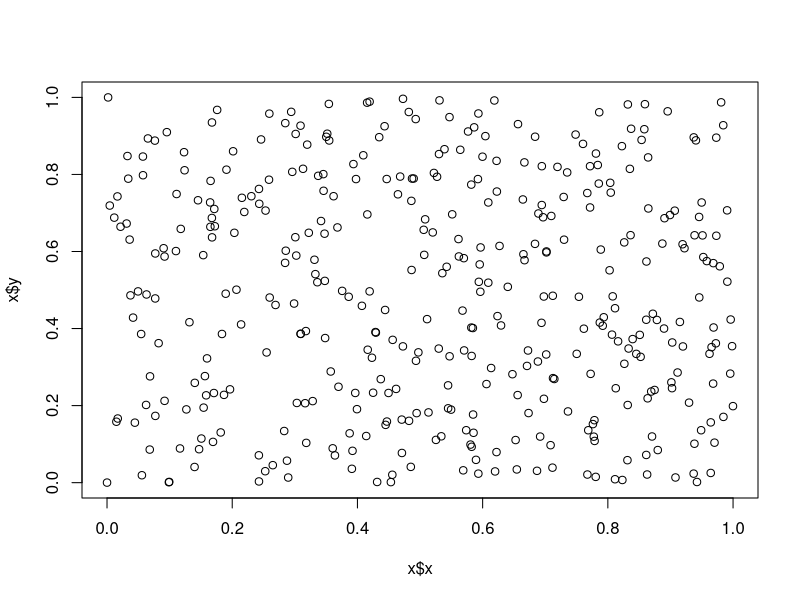

Reproduce this figure in R.
## ---- chunk 1
knitr::opts_chunk$set(echo = TRUE)
## ---- chunk 2
# Include table-specific QC checks
print("hello world!")
## ---- chunk 3
x <- randu
plot(x$x,x$y)
